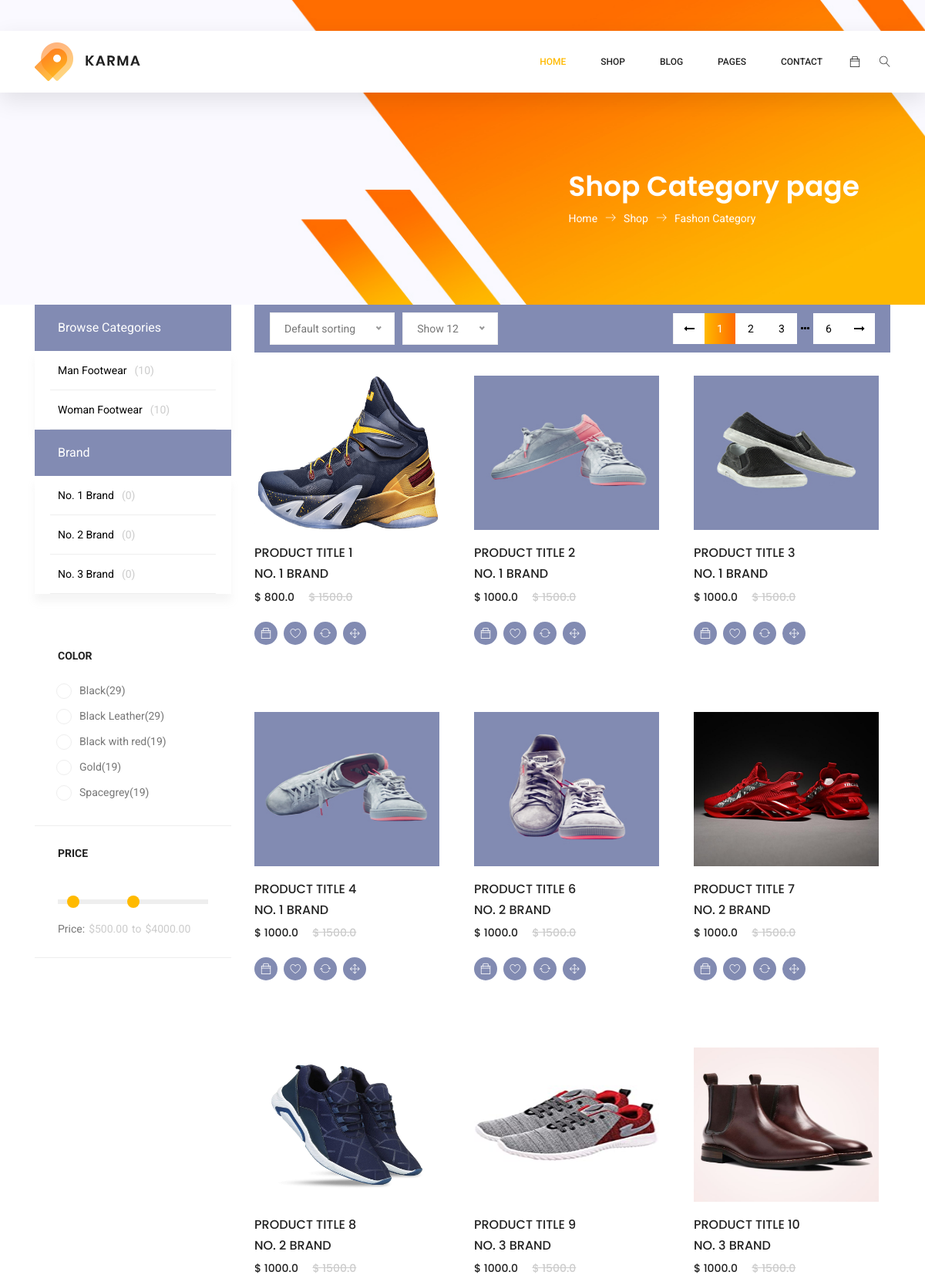
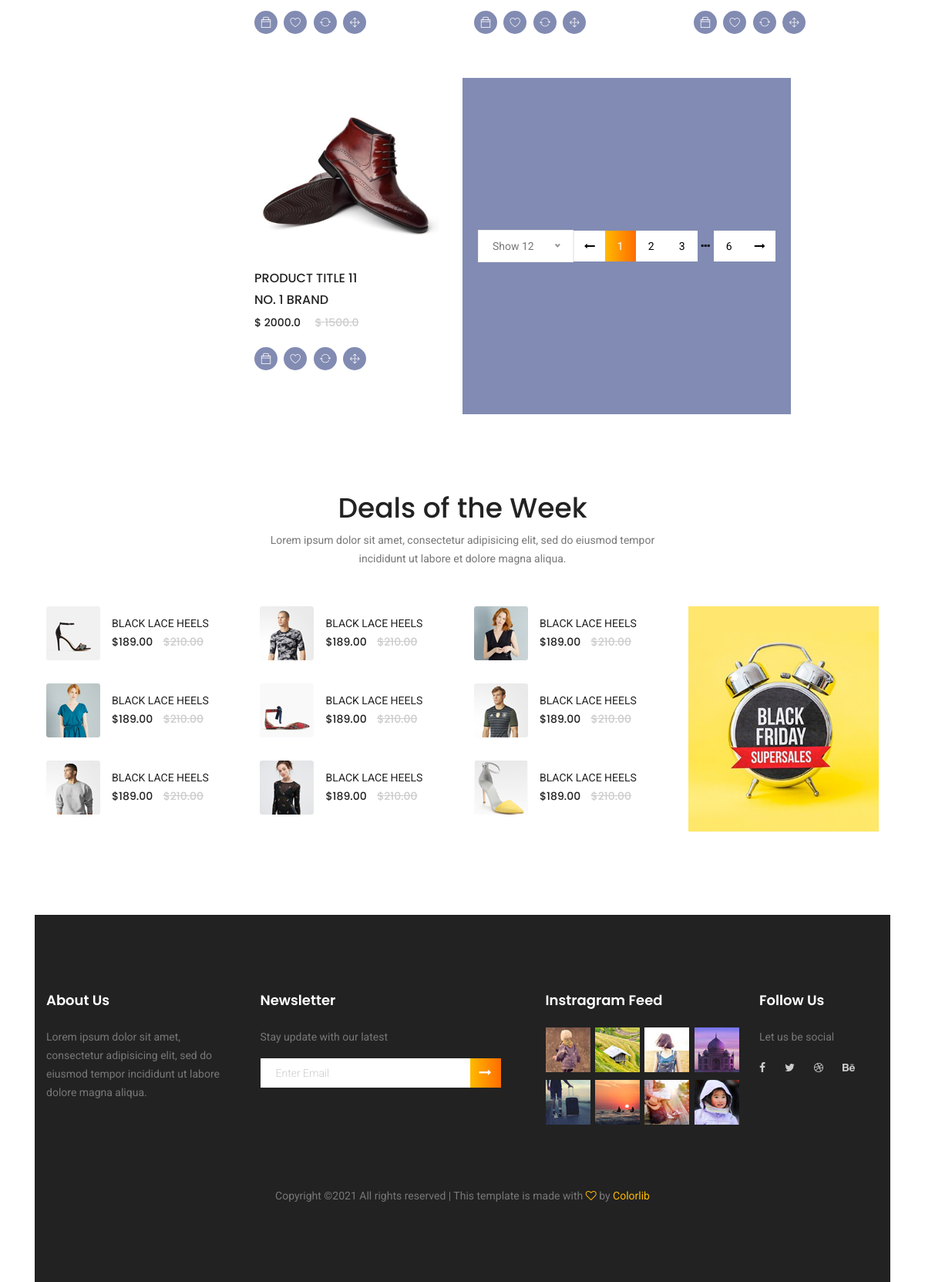
The page /category/M/ on the database its author committed (2 pictures, top to bottom).
### home/models.py (models this page shows)
class Product(models.Model):
  photo1 = models.ImageField(upload_to='products')
  title = models.CharField(max_length=100)
  brand = models.CharField(max_length=50)
  stock_qty = models.IntegerField()
  price = models.FloatField()
  d_price = models.FloatField()
  description = models.TextField()
  catagory = models.CharField(max_length=4, choices=CATAGORY_CHOICES)
  featured = models.BooleanField()
  objects=models.Manager()
  class Meta:
    verbose_name = ("Product")
    verbose_name_plural = ("Products")

### home/views.py (the view)
# urls.py: path('category/<slug:cat>/', views.Category.as_view() , name='category'),
class Category (ListView):
  def get(self, request, cat):
    count_m = len(Product.objects.filter(catagory='M'))
    count_w = len(Product.objects.filter(catagory='W'))
    b1 = len(Product.objects.filter(brand='No 1 brand'))
    b2 = len(Product.objects.filter(brand='No 2 brand'))
    b3 = len(Product.objects.filter(brand='No 3 brand'))
    if cat == '1':
      data = Product.objects.filter(brand= 'No. 1 brand')
    elif cat == '2':
      data = Product.objects.filter(brand= 'No. 2 brand')
    elif cat == '3':
      data = Product.objects.filter(brand= 'No. 3 brand')
    else:
      data = Product.objects.filter(catagory=cat)
    context = {'p_data': data, 'count_m':count_m, 'count_w':count_w, 'b1':b1, 'b2':b2, 'b3':b3}
    return render(request, 'home/category.html', context)

### home/templates/home/category.html (shortened to what this page needs)
{% extends 'home/base.html' %}
{% load static %}
{% block main %}
	<section class="banner-area organic-breadcrumb">
		<div class="container">
			<div class="breadcrumb-banner d-flex flex-wrap align-items-center justify-content-end">
				<div class="col-first">
					<h1>Shop Category page</h1>
					<nav class="d-flex align-items-center">
						<a href="index.html">Home<span class="lnr lnr-arrow-right"></span></a>
						<a href="#">Shop<span class="lnr lnr-arrow-right"></span></a>
						<a href="category.html">Fashon Category</a>
					</nav>
				</div>
			</div>
		</div>
	</section>
	<div class="container">
		<div class="row">
			<div class="col-xl-3 col-lg-4 col-md-5">
				<div class="sidebar-categories">
					<div class="head">Browse Categories</div>
					<ul class="main-categories">
						<li class="main-nav-list">
						<a href="{% url 'category' 'M' %} " >Man Footwear<span class="number">({{count_m}})</span></a>
						</li>
						<li class="main-nav-list">
						<a href="{% url 'category' 'W' %} " >Woman Footwear<span class="number">({{count_w}})</span></a>
						</li>
					</ul>
				</div>
				<div class="sidebar-categories">
					<div class="head">Brand</div>
					<ul class="main-categories">
						<li class="main-nav-list">
						<a href="{% url 'category' '1' %} " >No. 1 Brand<span class="number">({{b1}})</span></a>
						</li>
						<li class="main-nav-list">
						<a href="{% url 'category' '2' %} " >No. 2 Brand<span class="number">({{b2}})</span></a>
						</li>
						<li class="main-nav-list">
						<a href="{% url 'category' '3' %} " >No. 3 Brand<span class="number">({{b3}})</span></a>
						</li>
					</ul>
				</div>
				<div class="sidebar-filter mt-50">
					<div class="common-filter">
						<div class="head">Color</div>
						<form action="#">
							<ul>
								<li class="filter-list"><input class="pixel-radio" type="radio" id="black" name="color"><label for="black">Black<span>(29)</span></label></li>
								<li class="filter-list"><input class="pixel-radio" type="radio" id="balckleather" name="color"><label for="balckleather">Black
										Leather<span>(29)</span></label></li>
								<li class="filter-list"><input class="pixel-radio" type="radio" id="blackred" name="color"><label for="blackred">Black
										with red<span>(19)</span></label></li>
								<li class="filter-list"><input class="pixel-radio" type="radio" id="gold" name="color"><label for="gold">Gold<span>(19)</span></label></li>
								<li class="filter-list"><input class="pixel-radio" type="radio" id="spacegrey" name="color"><label for="spacegrey">Spacegrey<span>(19)</span></label></li>
							</ul>
						</form>
					</div>
					<div class="common-filter">
						<div class="head">Price</div>
						<div class="price-range-area">
							<div id="price-range"></div>
							<div class="value-wrapper d-flex">
								<div class="price">Price:</div>
								<span>$</span>
								<div id="lower-value"></div>
								<div class="to">to</div>
								<span>$</span>
								<div id="upper-value"></div>
							</div>
						</div>
					</div>
				</div>
			</div>
			<div class="col-xl-9 col-lg-8 col-md-7">
				<div class="filter-bar d-flex flex-wrap align-items-center">
					<div class="sorting">
					</div>
					<div class="sorting mr-auto">
					</div>
					<div class="pagination">
						<a href="#" class="prev-arrow"><i class="fa fa-long-arrow-left" aria-hidden="true"></i></a>
						<a href="#" class="active">1</a>
						<a href="#">2</a>
						<a href="#">3</a>
						<a href="#" class="dot-dot"><i class="fa fa-ellipsis-h" aria-hidden="true"></i></a>
						<a href="#">6</a>
						<a href="#" class="next-arrow"><i class="fa fa-long-arrow-right" aria-hidden="true"></i></a>
					</div>
				</div>
				<section class="lattest-product-area pb-40 category-list">
					<div class="row">
						{% for data in p_data %}
						<div class="col-lg-4 col-md-6">
							<div class="single-product">
								<a href="{% url 'product_details' data.id %} ">
								<img class="img-fluid" src="{{data.photo1.url}}" alt="No Image" style="width:240px; height:200px; ">
								<div class="product-details">
									<h6>{{data.title}}</h6>
									<h6>{{data.brand}}</h6>
									<div class="price">
										<h6>$ {{data.d_price}}</h6>
										<h6 class="l-through">$ {{data.price}}</h6>
									</div>
								</a>
									<div class="prd-bottom">
										<a class="social-info cart_btn" data-id="{{data.id}}">
										<span class="ti-bag"></span>
										</a>
										<a href="" class="social-info">
											<span class="lnr lnr-heart"></span>
										</a>
										<a href="" class="social-info">
											<span class="lnr lnr-sync"></span>
										</a>
										<a href="" class="social-info">
											<span class="lnr lnr-move"></span>
										</a>
									</div>
								</div>
							</div>
						</div>
						{% endfor %}
				<div class="filter-bar d-flex flex-wrap align-items-center">
					<div class="sorting mr-auto">
					</div>
					<div class="pagination">
						<a href="#" class="prev-arrow"><i class="fa fa-long-arrow-left" aria-hidden="true"></i></a>
						<a href="#" class="active">1</a>
						<a href="#">2</a>
						<a href="#">3</a>
						<a href="#" class="dot-dot"><i class="fa fa-ellipsis-h" aria-hidden="true"></i></a>
						<a href="#">6</a>
						<a href="#" class="next-arrow"><i class="fa fa-long-arrow-right" aria-hidden="true"></i></a>
					</div>
				</div>
	<section class="related-product-area section_gap">
		<div class="container">
			<div class="row justify-content-center">
				<div class="col-lg-6 text-center">
					<div class="section-title">
						<h1>Deals of the Week</h1>
						<p>Lorem ipsum dolor sit amet, consectetur adipisicing elit, sed do eiusmod tempor incididunt ut labore et dolore
							magna aliqua.</p>
					</div>
				</div>
			</div>
			<div class="row">
				<div class="col-lg-9">
					<div class="row">
						<div class="col-lg-4 col-md-4 col-sm-6 mb-20">
							<div class="single-related-product d-flex">
								<a href="#"><img src="img/r1.jpg" alt=""></a>
								<div class="desc">
									<a href="#" class="title">Black lace Heels</a>
									<div class="price">
										<h6>$189.00</h6>
										<h6 class="l-through">$210.00</h6>
									</div>
								</div>
							</div>
						</div>
						<div class="col-lg-4 col-md-4 col-sm-6 mb-20">
							<div class="single-related-product d-flex">
								<a href="#"><img src="img/r2.jpg" alt=""></a>
								<div class="desc">
									<a href="#" class="title">Black lace Heels</a>
									<div class="price">
										<h6>$189.00</h6>
										<h6 class="l-through">$210.00</h6>
									</div>
								</div>
							</div>
						</div>
						<div class="col-lg-4 col-md-4 col-sm-6 mb-20">
							<div class="single-related-product d-flex">
								<a href="#"><img src="img/r3.jpg" alt=""></a>
								<div class="desc">
									<a href="#" class="title">Black lace Heels</a>
									<div class="price">
										<h6>$189.00</h6>
										<h6 class="l-through">$210.00</h6>
									</div>
								</div>
							</div>
						</div>
						<div class="col-lg-4 col-md-4 col-sm-6 mb-20">
							<div class="single-related-product d-flex">
								<a href="#"><img src="img/r5.jpg" alt=""></a>
								<div class="desc">
									<a href="#" class="title">Black lace Heels</a>
									<div class="price">
										<h6>$189.00</h6>
										<h6 class="l-through">$210.00</h6>
									</div>
								</div>
							</div>
						</div>
						<div class="col-lg-4 col-md-4 col-sm-6 mb-20">
							<div class="single-related-product d-flex">
								<a href="#"><img src="img/r6.jpg" alt=""></a>
								<div class="desc">
									<a href="#" class="title">Black lace Heels</a>
									<div class="price">
										<h6>$189.00</h6>
										<h6 class="l-through">$210.00</h6>
									</div>
								</div>
							</div>
						</div>
						<div class="col-lg-4 col-md-4 col-sm-6 mb-20">
							<div class="single-related-product d-flex">
								<a href="#"><img src="img/r7.jpg" alt=""></a>
								<div class="desc">
									<a href="#" class="title">Black lace Heels</a>
									<div class="price">
										<h6>$189.00</h6>
										<h6 class="l-through">$210.00</h6>
									</div>
								</div>
							</div>
						</div>
						<div class="col-lg-4 col-md-4 col-sm-6">
							<div class="single-related-product d-flex">
								<a href="#"><img src="img/r9.jpg" alt=""></a>
								<div class="desc">
									<a href="#" class="title">Black lace Heels</a>
									<div class="price">
										<h6>$189.00</h6>
										<h6 class="l-through">$210.00</h6>
									</div>
								</div>
							</div>
						</div>
						<div class="col-lg-4 col-md-4 col-sm-6">
							<div class="single-related-product d-flex">
								<a href="#"><img src="img/r10.jpg" alt=""></a>
								<div class="desc">
									<a href="#" class="title">Black lace Heels</a>
									<div class="price">
										<h6>$189.00</h6>
										<h6 class="l-through">$210.00</h6>
									</div>
								</div>
							</div>
						</div>
						<div class="col-lg-4 col-md-4 col-sm-6">
							<div class="single-related-product d-flex">
								<a href="#"><img src="img/r11.jpg" alt=""></a>
								<div class="desc">
									<a href="#" class="title">Black lace Heels</a>
									<div class="price">
										<h6>$189.00</h6>
										<h6 class="l-through">$210.00</h6>
									</div>
								</div>
							</div>
						</div>
					</div>
				</div>
				<div class="col-lg-3">
					<div class="ctg-right">
						<a href="#" target="_blank">
							<img class="img-fluid d-block mx-auto" src="img/category/c5.jpg" alt="">
						</a>
					</div>
				</div>
			</div>
		</div>
	</section>
{% endblock main %}

### rows shown on the page
Product: photo1 (picture), title "PRODUCT TITLE 1", brand "NO. 1 BRAND", d_price "800.0", price "1500.0"
Product: photo1 (picture), title "PRODUCT TITLE 2", brand "NO. 1 BRAND", d_price "1000.0", price "1500.0"
Product: photo1 (picture), title "PRODUCT TITLE 3", brand "NO. 1 BRAND", d_price "1000.0", price "1500.0"
Product: photo1 (picture), title "PRODUCT TITLE 4", brand "NO. 1 BRAND", d_price "1000.0", price "1500.0"
Product: photo1 (picture), title "PRODUCT TITLE 6", brand "NO. 2 BRAND", d_price "1000.0", price "1500.0"
Product: photo1 (picture), title "PRODUCT TITLE 7", brand "NO. 2 BRAND", d_price "1000.0", price "1500.0"
Product: photo1 (picture), title "PRODUCT TITLE 8", brand "NO. 2 BRAND", d_price "1000.0", price "1500.0"
Product: photo1 (picture), title "PRODUCT TITLE 9", brand "NO. 3 BRAND", d_price "1000.0", price "1500.0"
Product: photo1 (picture), title "PRODUCT TITLE 10", brand "NO. 3 BRAND", d_price "1000.0", price "1500.0"
Product: photo1 (picture), title "PRODUCT TITLE 11", brand "NO. 1 BRAND", d_price "2000.0", price "1500.0"

### other values the page prints
{{ count_m }} "10"
{{ count_w }} "10"
{{ b1 }} "0"
{{ b2 }} "0"
{{ b3 }} "0"
